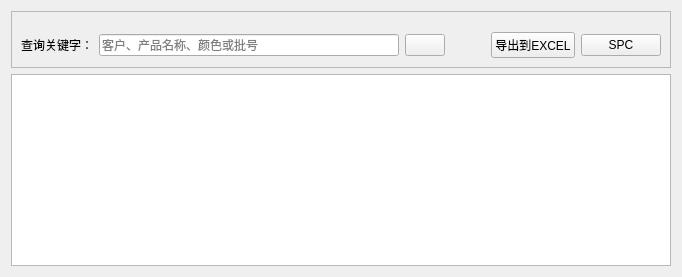
      <widget class="QWidget" name="tab_search">
       <attribute name="icon">
        <iconset>
         <normaloff>icons/search.ico</normaloff>icons/search.ico</iconset>
       </attribute>
       <attribute name="title">
        <string>查询检测数据</string>
       </attribute>
       <layout class="QVBoxLayout" name="verticalLayout_11">
        <item>
         <widget class="QFrame" name="frame_8">
          <property name="frameShape">
           <enum>QFrame::StyledPanel</enum>
          </property>
          <property name="frameShadow">
           <enum>QFrame::Raised</enum>
          </property>
          <layout class="QHBoxLayout" name="horizontalLayout_9">
           <property name="topMargin">
            <number>20</number>
           </property>
           <item>
            <widget class="QLabel" name="label_33">
             <property name="text">
              <string>查询关键字：</string>
             </property>
            </widget>
           </item>
           <item>
            <widget class="QLineEdit" name="test_sch_key">
             <property name="sizePolicy">
              <sizepolicy hsizetype="Fixed" vsizetype="Fixed">
               <horstretch>0</horstretch>
               <verstretch>0</verstretch>
              </sizepolicy>
             </property>
             <property name="minimumSize">
              <size>
               <width>300</width>
               <height>0</height>
              </size>
             </property>
             <property name="placeholderText">
              <string>客户、产品名称、颜色或批号</string>
             </property>
             <property name="clearButtonEnabled">
              <bool>true</bool>
             </property>
            </widget>
           </item>
           <item>
            <widget class="QPushButton" name="test_search">
             <property name="text">
              <string/>
             </property>
             <property name="icon">
              <iconset>
               <normaloff>icons/search.ico</normaloff>icons/search.ico</iconset>
             </property>
             <property name="iconSize">
              <size>
               <width>16</width>
               <height>16</height>
              </size>
             </property>
            </widget>
           </item>
           <item>
            <spacer name="horizontalSpacer_8">
             <property name="orientation">
              <enum>Qt::Horizontal</enum>
             </property>
             <property name="sizeType">
              <enum>QSizePolicy::MinimumExpanding</enum>
             </property>
             <property name="sizeHint" stdset="0">
              <size>
               <width>40</width>
               <height>20</height>
              </size>
             </property>
            </spacer>
           </item>
           <item>
            <widget class="QPushButton" name="btn_to_excel">
             <property name="text">
              <string>导出到EXCEL</string>
             </property>
             <property name="icon">
              <iconset>
               <normaloff>icons/excel_128px.ico</normaloff>icons/excel_128px.ico</iconset>
             </property>
             <property name="iconSize">
              <size>
               <width>20</width>
               <height>20</height>
              </size>
             </property>
            </widget>
           </item>
           <item>
            <widget class="QPushButton" name="btn_to_spc">
             <property name="toolTip">
              <string>使用前请先对日期排序</string>
             </property>
             <property name="text">
              <string>SPC</string>
             </property>
             <property name="icon">
              <iconset>
               <normaloff>icons/bar.png</normaloff>icons/bar.png</iconset>
             </property>
             <property name="iconSize">
              <size>
               <width>20</width>
               <height>20</height>
              </size>
             </property>
            </widget>
           </item>
          </layout>
         </widget>
        </item>
        <item>
         <widget class="QTableView" name="test_result_view"/>
        </item>
       </layout>
      </widget>
